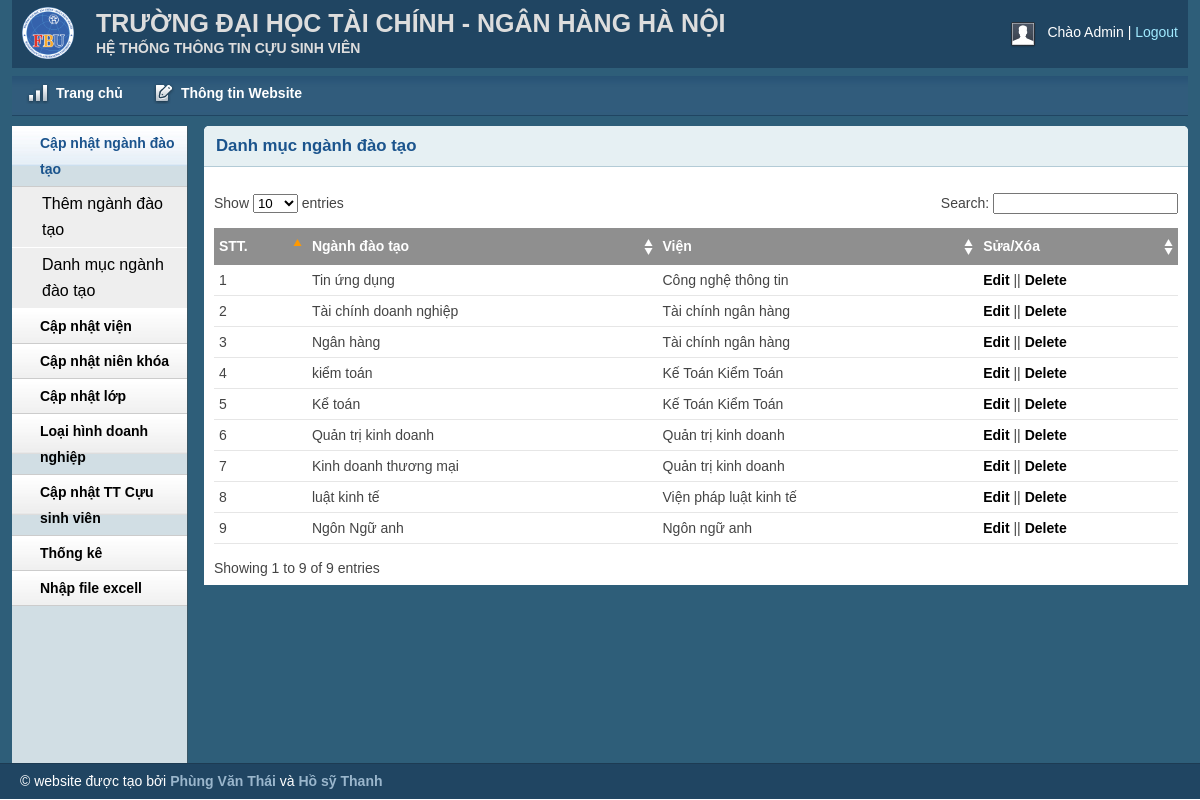
The app's page /admin/catlist.php (signed in) with its own data.
### tables this page shows
CREATE TABLE `nganhdaotao` (
  `id` int(11) NOT NULL,
  `tenNganh` varchar(255) NOT NULL,
  `vien` int(10) NOT NULL
);

CREATE TABLE `vien` (
  `id` int(100) NOT NULL,
  `tenVien` varchar(100) NOT NULL,
  `nganhDaoTao` int(11) NOT NULL
);

### lib/database.php (called while the page is built, shortened)
<?php
Class Database{
   public $host   = DB_HOST;
   public $user   = DB_USER;
   public $pass   = DB_PASS;
   public $dbname = DB_NAME;
   public $link;
private function connectDB(){
   $this->link = new mysqli($this->host, $this->user, $this->pass,
    $this->dbname);
 }
public function select($query){
  $result = $this->link->query($query) or
   die($this->link->error.__LINE__);
  if($result->num_rows > 0){
    return $result;
  } else {
    return false;
  }
 }
}

### classes/categori.php (called while the page is built, shortened)
<?php
$filepath = realpath(dirname(__FILE__));
include_once($filepath . '/../lib/database.php');
?>
<?php
class categori
{
    private $db;
    public function __construct()
    {
        $this->db = new Database();
    }
    public function show_categori()
    {
        $query = "SELECT nganhdaotao.id,nganhdaotao.tenNganh,vien.tenVien FROM nganhdaotao,vien WHERE nganhdaotao.vien=vien.id";
        $result = $this->db->select($query);
        return $result;
    }
}
?>

### admin/catlist.php (the view, shortened to what this page needs)
<?php include 'inc/header.php'; ?>
<?php include 'inc/sidebar.php'; ?>
<?php include '../classes/categori.php' ?>
<?php
$cat = new categori();
?>
<div class="grid_10">
	<div class="box round first grid">
		<h2>Danh mục ngành đào tạo</h2>
		<div class="block">
		<h3>
			?></h3>
			<table class="data display datatable" id="example">
				<thead>
					<tr>
						<th>STT.</th>
						<th>Ngành đào tạo</th>
						<th>Viện</th>
						<th>Sửa/Xóa</th>
					</tr>
				</thead>
				<tbody>
					<?php
					$show_cate = $cat->show_categori();
					if ($show_cate) {
						$i = 0;
						while ($result = $show_cate->fetch_assoc()) {
							$i++;
					?>
							<tr class="odd gradeX">
								<td><?php echo $i; ?></td>
								<td><?php echo $result['tenNganh'] ?></td>
								<td><?php echo $result['tenVien'] ?></td>
								<td><a href="catedit.php ?catId=<?php echo $result['id'] ?>">Edit</a> || <a onclick="return confirm('Bạn muốn xoá mục này?')" href="?delId=<?php echo $result['id'] ?>">Delete</a>
							</td>
							</tr>
					<?php
						}
					}
					?>
				</tbody>
			</table>
		</div>
	</div>
</div>
<?php include 'inc/footer.php'; ?>

### admin/inc/header.php (shortened to what this page needs)
<!DOCTYPE html>
<html>
<head>
    <link rel="stylesheet" type="text/css" href="css/reset.css" media="screen" />
    <link rel="stylesheet" type="text/css" href="css/text.css" media="screen" />
    <link rel="stylesheet" type="text/css" href="css/grid.css" media="screen" />
    <link rel="stylesheet" type="text/css" href="css/layout.css" media="screen" />
    <link rel="stylesheet" type="text/css" href="css/nav.css" media="screen" />
    <link href="css/table/demo_page.css" rel="stylesheet" type="text/css" />
</head>
<body>
    <div class="container_12">
        <div class="grid_12 header-repeat">
            <div id="branding">
                <div class="floatleft logo">
                    <img src="img/LogoFBU.png" alt="Logo" />
				</div>
				<div class="floatleft middle">
					<h1>TRƯỜNG ĐẠI HỌC TÀI CHÍNH - NGÂN HÀNG HÀ NỘI</h1>
					<p>HỆ THỐNG THÔNG TIN CỰU SINH VIÊN</p>
				</div>
                <div class="floatright">
                    <div class="floatleft">
                        <img src="img/img-profile.jpg" alt="Profile Pic" /></div>
                    <div class="floatleft marginleft10">
                        <ul class="inline-ul floatleft">
                            <li>Chào Admin</li>
                            <li><a href="?action=logout">Logout</a></li>
                        </ul>
                    </div>
                </div>
            </div>
        </div>
        <div class="grid_12">
            <ul class="nav main">
                <li class="ic-dashboard"><a href="index.php"><span>Trang chủ</span></a> </li>
                <li class="ic-form-style"><a href=""><span>Thông tin Website</span></a></li>
            </ul>
        </div>

### admin/inc/sidebar.php (shortened to what this page needs)
<div class="grid_2">
    <div class="box sidemenu">
        <div class="block" id="section-menu">
            <ul class="section menu">
                <li><a class="menuitem">Cập nhật ngành đào tạo</a>
                    <ul class="submenu">
                        <li><a href="catadd.php">Thêm ngành đào tạo</a> </li>
                        <li><a href="catlist.php">Danh mục ngành đào tạo</a> </li>
                    </ul>
                </li>
                <li><a class="menuitem">Cập nhật viện</a>
                </li>
                <li><a class="menuitem">Cập nhật niên khóa</a>
                </li>
                <li><a class="menuitem">Cập nhật lớp</a>
                </li>
                <li><a class="menuitem">Loại hình doanh nghiệp</a>
                </li>
                <li><a class="menuitem">Cập nhật TT Cựu sinh viên</a>
                </li>
                <li><a class="menuitem">Thống kê</a>
                </li>
                <li><a class="menuitem">Nhập file excell</a>
                </li>
            </ul>
        </div>
    </div>
</div>

### admin/inc/footer.php (shortened to what this page needs)
    </div>
    <div id="site_info">
        <p>
         &copy; website được tạo bởi  <a href="https://www.facebook.com/phungvanthai2002/?locale=vi_VN">Phùng Văn Thái</a> và <a href="https://www.facebook.com/sythanh.ho.336?locale=vi_VN"> Hồ sỹ Thanh</a>
        </p>
    </div>
</body>
</html>

### admin/css/layout.css (style rules this page uses)
body { background: #fff none repeat scroll 0 0; color: #444; font-size: 14px; padding: 0; }
.floatleft { float:left; }
.logo img { margin-top: -15px; width: 52px; }
.middle { margin-left: 22px; margin-top: -14px; }
.middle h1 { color:#ddd;margin:0 }
.middle p { color: #ddd; margin: 0; font-weight: bold; }
.floatright { float:right; }
.inline-ul li { display:inline; color:#fff; }
.marginleft10 { margin-left:10px; }
a { color: #000; font-weight:bold; text-decoration: none; }
.container_12, .container_16 { background:#2E5E79; }
h1, h2, h3, h4, h5, h6 { line-height:1.2em; margin-bottom:.3em; }
h2 { margin-top:1em; }
#branding { font-weight: normal; margin-bottom: 0; padding: 22px 10px 3px; text-align: left; }
.header-repeat { background:url(../img/header-repeat.jpg) repeat-x; }
#branding a { color:#A1EAFF; font-weight:normal; }
#branding a:before { content:" | "; color:#fff; }
#branding ul, #branding ul li { margin:0px; padding:0px; }
#branding li { padding:0px 0px 0px 0px !important; }
.box { background:#fff; margin-bottom:20px; padding:10px 10px 10px 10px; margin-left:-8px; }
.box.grid { padding-bottom:40px; }
.box.round { -moz-border-radius: 5px 5px 0px 0px; -webkit-border-radius: 5px 5px 0px 0px; border-radius: 5px 5px 0px 0px; }
.box h2 { font-size:1.2em; font-weight:bold; color:#1B548D; background:#E6F0F3; margin:-10px -10px 0 -10px; padding:10px 12px; border-bottom:1px solid #B3CBD6; -moz-border-radius: 5px 5px 0px 0px; -webkit-border-radius: 5px 5px 0px 0px; border-radius: 5px 5px 0px 0px; }
.box.first { min-height: 406px; }
.block { padding-top:20px; }
.box.sidemenu { background-color:#D1DEE4; border-right:1px solid #3A5665; padding:0px; margin:0px; cursor:pointer; }
.box.sidemenu .block { padding-top:0px; margin-top:0px; }
p { margin-bottom:1em; }
ul, ol { padding-top:0; }
ul.menu { list-style:none; border-top:1px solid #bbb; }
ul.menu li { margin:0; }
ul.menu li a { display:block; padding:4px 10px; border-bottom:1px solid #ccc; }
ul.menu ul { list-style:none; margin:0; }
ul.menu ul li a { padding-left:30px; }
ul.section { border-top:0; margin-bottom:0; }
ul.section li a { background:url(../img/sidemenu-repeat.jpg) repeat-x; line-height:26px; padding-left:28px; }
ul.section li li a { background:#ddd; border-bottom:1px solid #eee; }
ul.section ul li { text-transform:none; }
ul.section ul.current li a { background: #eee none repeat scroll 0 0; border-bottom: 1px solid #fff; font-size: 16px; font-weight: normal; }
ul.section li a.current { color:#1B548D; background:url(../img/sidemenu-repeat-hover.jpg) repeat-x; }
#site_info { color:#fff; background:#204562; border-top:1px solid #1d3b53; padding-left:20px; }
#site_info p { line-height:35px; margin-bottom:0px; }
#site_info a { color:#9ab6cc; }
.block { padding-bottom:1px; }
table.display { margin: 0 auto; clear: both; width: 100%; }
.sorting_asc { background: #8f8f8f url(../img/table/sort_asc.png) no-repeat center right; padding:8px 5px; text-align:left; color:#fff; }
.sorting { background:#8f8f8f url(../img/table/sort_both.png) no-repeat center right; padding:8px 5px; text-align:left; color:#fff; }
tr.odd { height: 30px; line-height: 30px; border-bottom:1px solid #e6e6e6; }
tr.even { height: 30px; line-height: 30px; border-bottom:1px solid #e6e6e6; }
tr.odd td, tr.even td { padding-left:5px; }

### records on screen
nganhdaotao: tenNganh "Tin ứng dụng", vien.tenVien "Công nghệ thông tin"
nganhdaotao: tenNganh "Tài chính doanh nghiệp", vien.tenVien "Tài chính ngân hàng"
nganhdaotao: tenNganh "Ngân hàng", vien.tenVien "Tài chính ngân hàng"
nganhdaotao: tenNganh "kiểm toán", vien.tenVien "Kế Toán Kiểm Toán"
nganhdaotao: tenNganh "Kể toán", vien.tenVien "Kế Toán Kiểm Toán"
nganhdaotao: tenNganh "Quản trị kinh doanh", vien.tenVien "Quản trị kinh doanh"
nganhdaotao: tenNganh "Kinh doanh thương mại", vien.tenVien "Quản trị kinh doanh"
nganhdaotao: tenNganh "luật kinh tế", vien.tenVien "Viện pháp luật kinh tế"
nganhdaotao: tenNganh "Ngôn Ngữ anh", vien.tenVien "Ngôn ngữ anh"
